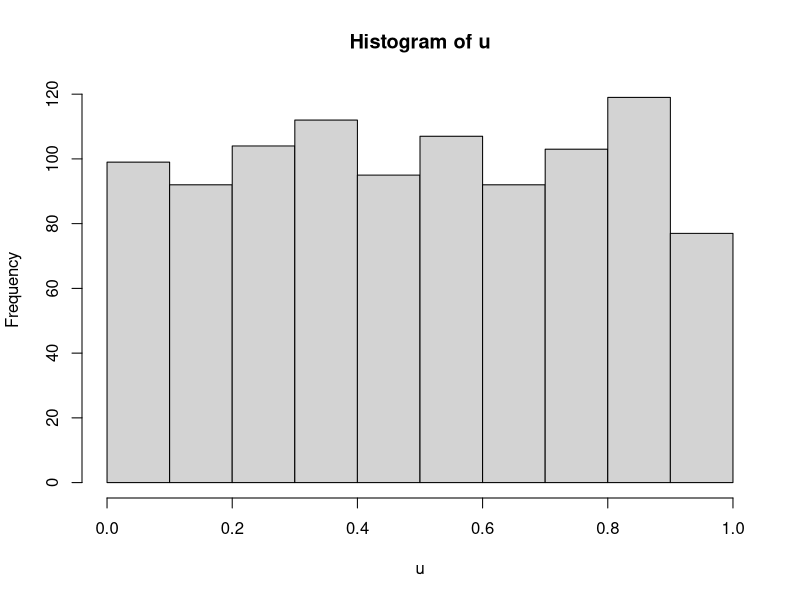
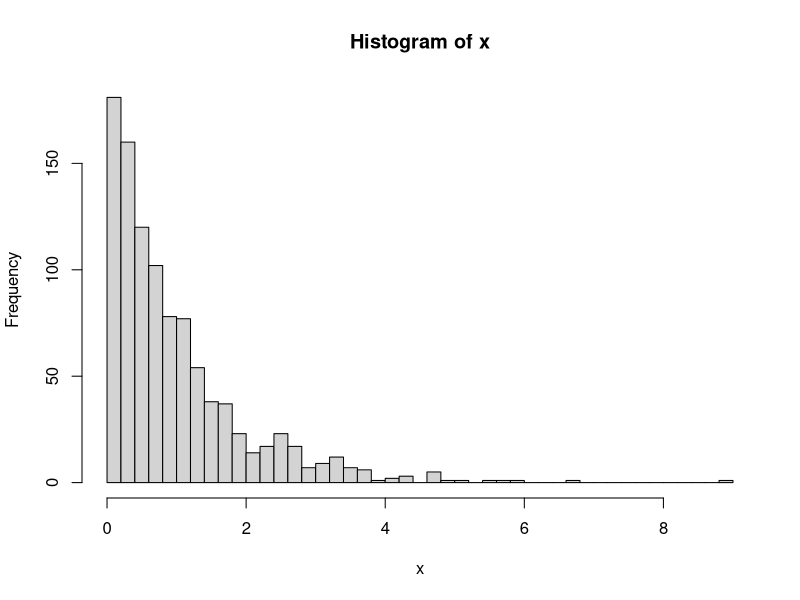
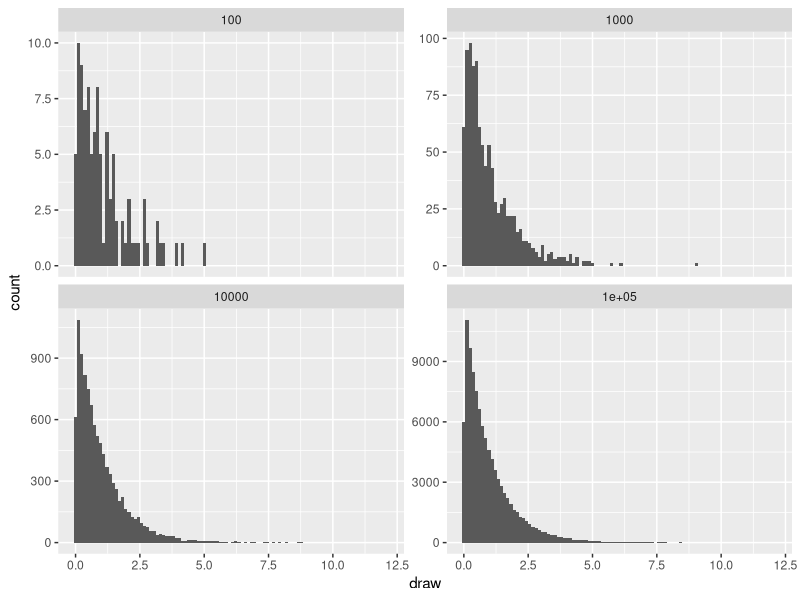
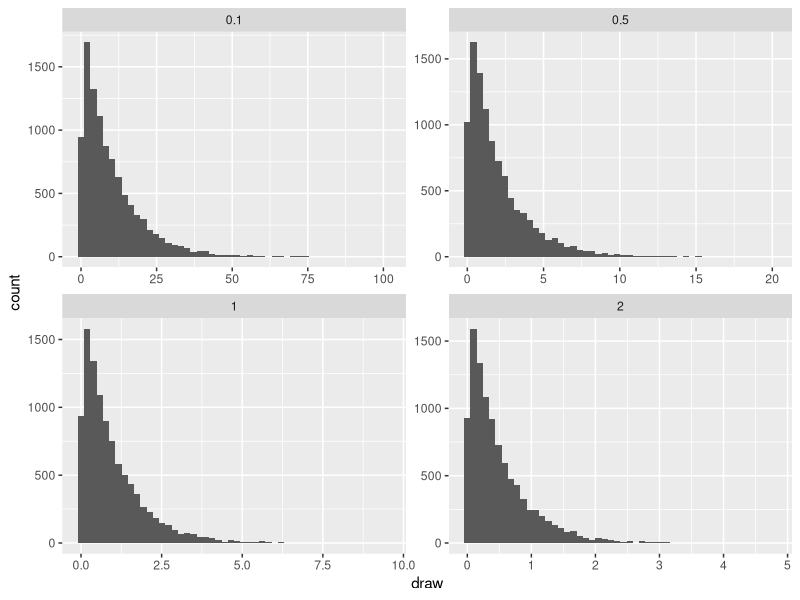
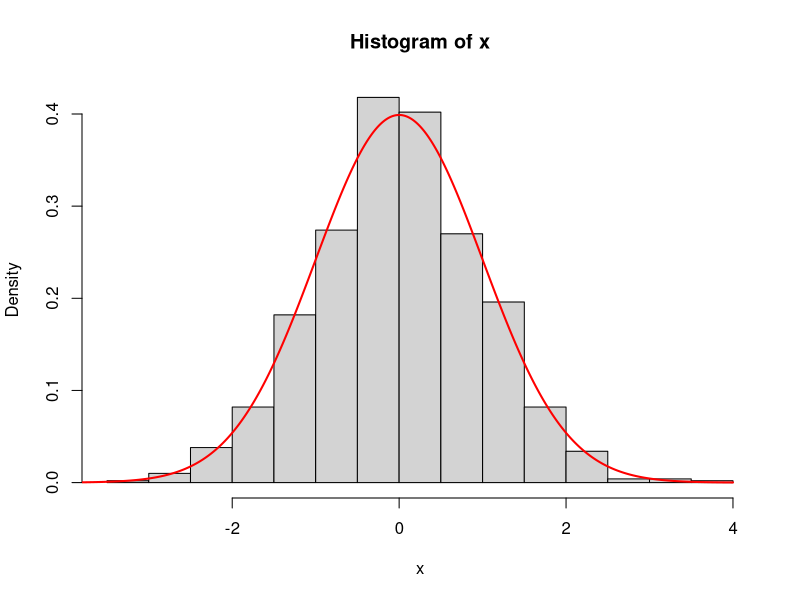
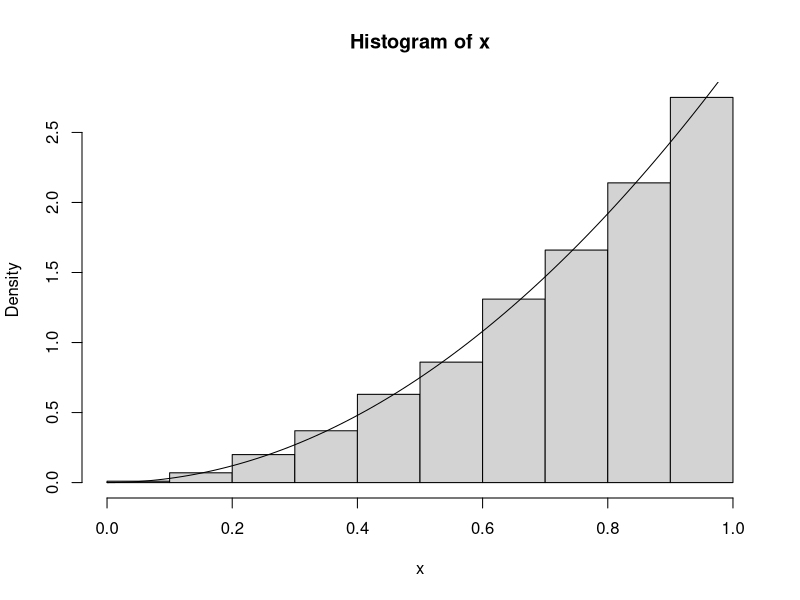
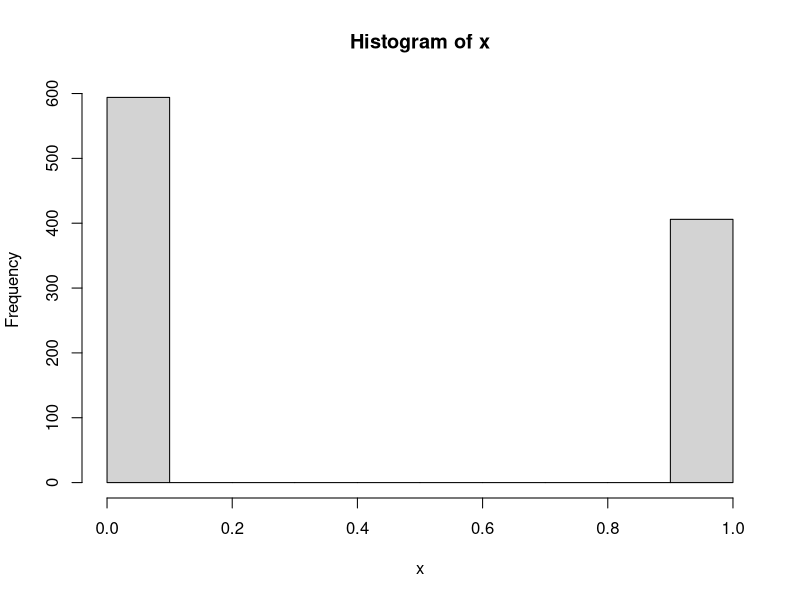
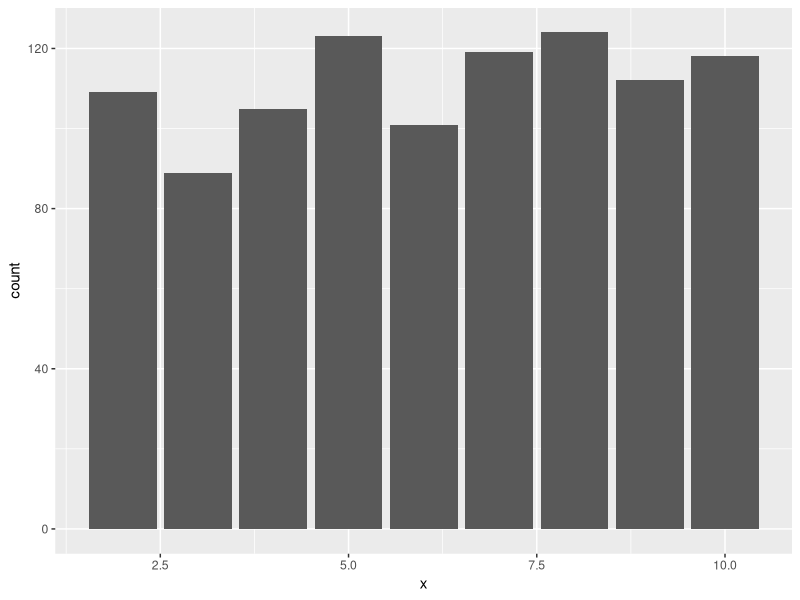

Write the R code that produced these figures, in order.
library(tidyverse)

# This script provides an introduction to methods for generating random values

########################
#### Random Uniform ####
########################

# this is the canonical distribution for random number generation

n <- 1000 # number of draws
u <- runif(n) # generate random uniform

# view histogram of results
hist(u)

# we can change the default min and max values on the uniform distribution
runif(n,min = 1, max = 100)


##########################
#### Inversion Method ####
##########################

## Exponential Distribution ----------------------------------------------------

n <- 1000  # number of draws
u <- runif(n) # generate random uniform
lambda <- 1   # choose a lambda value for the exponential distribution

# function to compute the inverse of CDF distribution
inverse_exp <- function(x){-(1/lambda)*log(x)}

x <- inverse_exp(u)  # Use inversion method to get random exponential values

hist(x,breaks = 50)  # view results

# Now write a function to generate random exponential values so that we can look 
# at different sample sizes and values for lambda
rand_exp <- function(n,lambda=1){
  u <- runif(n,0,1)
  x <- -(1/lambda)*log(u)
  return(x)
}

# look at simulating different sample sizes
tibble(n=c(100,1000,10000,100000)) %>% 
  mutate(draw=map(n,rand_exp)) %>% 
  unnest(draw) %>% 
  ggplot(aes(draw)) +
  geom_histogram(bins=100) +
  facet_wrap(~n,scales = "free_y")

# or for different lambda values
tibble(lambda=c(0.1,0.5,1,2)) %>% 
  mutate(draw=map(lambda,~rand_exp(n=10000,lambda = .))) %>% 
  unnest(draw) %>% 
  ggplot(aes(draw)) +
  geom_histogram(bins = 50) +
  facet_wrap(~lambda,scales = "free")

## Normal Distribution ---------------------------------------------------------

n <- 1000  # number of draws
u <- runif(n) # generate random uniform

# pass uniform values to inverse of normal (using the qnorm function)
x <- qnorm(u)

# plot a histogram of our samples
hist(x, freq = FALSE)
# add a standard normal density curve
densitySamps <- seq(-4, 4, by = 0.01)
lines(densitySamps, dnorm(densitySamps), lwd = 2, col = "red")


## Example distribution --------------------------------------------------------

# This is a hypothetical distribution where the inverse function is x^(1/3)

n <- 1000  # number of draws
u <- runif(n) # generate random uniform
x <- u^(1/3) # use inversion method
hist(x, prob = TRUE) #density histogram of sample
y <- seq(0, 1, .01)
lines(y, 3*y^2)#density curve f(x)


## Bernoulli Distribution ------------------------------------------------------

n <- 1000  # number of draws
u <- runif(n) # generate random uniform

p <- 0.4 # Bernoulli(p = 4)

# F(0) = 1-p so inverse is F^-1(u) = 1 if u > 1-p = 0.6
# convert to results of bernouli trials
x <- as.integer(u > (1-p))

hist(x)


## Discrete Uniform ------------------------------------------------------------

n <- 1000  # number of draws
u <- runif(n) # generate random uniform
a <- 2  # min value
b <- 10  # max value
m <- length(a:b) # number of discrete values in domain

# compute inversion
x <- floor(m*u)+a

# view results
ggplot(data.frame(x),aes(x)) +
  geom_bar()


## Discrete non-uniform --------------------------------------------------------

n <- 1000  # number of draws
u <- runif(n) # generate random uniform
vals <- c("a","b","c","d") # values to draw from
probs <-  c(.4,.3,.2,.1)   # probability values to draw with

# cumulative sums for the lookup table 
cut_points <- c(0,cumsum(probs))

# now use cut function to split up u by the corresponding cut points and then 
# draw the associated vals for labels
x <- cut(x = u, breaks = cut_points,labels = vals)

# plot results
ggplot(data.frame(x),aes(x)) +
  geom_bar()


#########################################
#### Alias / Square Histogram Method ####
#########################################

# In R this can be done relatively easily with the sample function

x <- sample(c("a","b","c","d"), size = n, replace = TRUE, prob = c(.4,.3,.2,.1))

# see here
?sample




############################
#### Rejection Sampling ####
############################

## Simulate from beta(alpha = 2, beta = 2) distribution

# Note this Example - from statistical computing in R (Rizzo) - Example 3.7
# here we want to sample from a beta(2,2) distribution

n <- 1000 # number of values to generate
k <- 0 # counter for number of accepted values
j <- 0 # counter for current iterations
y <- numeric(n)

# Note the beta density, when alpha = 2 and beta = 2, is given by f(x) = 6x(1-x), 
# for this example we will use c = 6 and g(x) = 1 (i.e. the uniform density). 
# Note that the unif(0,1) density is given by g(x) = 1

c <- 6
f <- function(x) 6*x*(1-x)
g <- function(x) 1

# remember we are going to draw random value x from g(x) (i.e., from unif(0,1)),
# and if that value x is such that f(x) / (c*g(x)) > u then we accept the value
# we drew


while (k < n) {
  
  # while we have fewer than n random values accepted, do the following:
  
  j <- j + 1  # increase iteration tracker to see how many total runs
  
  u <- runif(1) # generate random uniform u for comparison
  
  x <- runif(1) #random variable from g that we will consider accepting or rejecting
  
  # accept reject condition to check
  if (f(x)/(c*g(x)) > u) {
    
    # we accept x and add it to the vector y
    y[k] <- x
    
    # increase count
    k <- k + 1
  }
}

# plot results
hist(y)

# count number of rejections: total iterations - total values generated
j-k

#####
## note if we use 3/2 instead of 6 would require fewer rejections
#####

n <- 1000 # number of values to generate
k <- 0 # counter for number of accepted values
j <- 0 # counter for current iterations
y <- numeric(n)

c <- 3/2
f <- function(x) 6*x*(1-x)
g <- function(x) 1

while (k < n) {
  j <- j + 1  # iteration tracker to see how many total runs
  
  u <- runif(1) # generate random uniform for comparison
  
  x <- runif(1) #random variable from g we will consider accepting or rejecting
  
  # accept reject condition to check
  if (f(x)/(c*g(x)) > u) {
    
    # we accept x and add it to the vector y
    y[k] <- x
    # increase count
    k <- k + 1
  }
}

# plot results
hist(y)

# count number of rejections: total iterations - total values generated
j-k

################################
#### Monte-Carlo Simulation ####
################################

## Simulate Pi -----------------------------------------------------------------

# Number of random points to drop
trials <- 1000

# Build a tibble with the randompoints
random_points <- tibble(x=runif(n = trials,-1,1),      # draw random x coordinate
                        y=runif(n = trials,-1,1)) %>%  # draw random y coordiante
  mutate(dist=x^2+y^2) %>%                      # comute the distence from center
  mutate(in_circle=dist<=1)                     # identify points that fall in circle

# note what the trials set contains
random_points

# view where the random points fall
random_points %>% 
  ggplot(aes(x,y,color=in_circle)) +
  geom_point()

# compute estimate for pi
pi_est <- random_points %>% 
  summarise(pct_in=sum(in_circle)/n(),
            pi=pct_in*4)

pi_est$pi

# Notice how accuracy changes for different number of trials

random_points_2 <-tibble(num_trials=c(100,1000,10000,30000)) %>% 
  mutate(points=map(num_trials,~tibble(x=runif(n = .,-1,1),      
                                       y=runif(n = .,-1,1)) %>% 
                      mutate(dist=x^2+y^2) %>%
                      mutate(in_circle=dist<=1)))

random_points_2 %>% 
  unnest() %>% 
  group_by(num_trials) %>% 
  summarise(pi=4*sum(in_circle)/n())

# plot for different number of trials
random_points_2 %>% 
  unnest() %>% 
  ggplot(aes(x,y,color=in_circle)) +
  geom_point() +
  facet_wrap(~num_trials)


## Monte-Carlo Integration -----------------------------------------------------

# Note: feel free to disregard this section if have not covered integration in 
#       a prior course

# suppose we want to integrate e^-x over the interval 0 to 1
# the integral of x can be easily computed as e^(-0) - e^(-1) = 1-e^(-1)

# the exact answer
1-exp(-1)

# the monte-carlo estimate
n <- 10000 # number of trials
x <- runif(n) # random uniform over (0,1)

# the monte-carlo estimate
mean(exp(-x))


# now suppose more generally we want to compute the integral over some interval
# a b, this requires a bit of math because the limits of integration differ. We 
# can do this by using a uniform(a,b) distribution and computing 
# (b-a)*mean(exp(x)) where x are the vector of generated values (Note this is a 
# transformation of the integral)

# the exact answer (as a function)
exact_integral <- function(a,b) exp(-a)-exp(-b)

exact_integral(0,1)
exact_integral(0,3)
exact_integral(0,10)

# a quick plot as a reminder what values we are integrating over
tibble(x=seq(0,10,.1)) %>% 
  mutate(y=exp(-x)) %>% 
  ggplot(aes(x,y)) +
  geom_line()

# now we can write a function that computes the monte-carlo estimate of this integral

monte_carlo_integral <- function(a,b,n){
  # generate random uniform values based on the domain we specify
  x <- runif(n, min = a, max = b)
  # return the monte carlo estimate
  mean(exp(-x)*(b-a))
}

# or without transforming the domain on the random draws
monte_carlo_integral2 <- function(a,b,n){
  # generate random uniform values based on the domain we specify
  x <- runif(n)
  # return the monte carlo estimate
  mean(exp(-(x*(b-a)+a))*(b-a))
}

exact_integral(1,3)
monte_carlo_integral(1,3,100000)
monte_carlo_integral2(1,3,100000)


exact_integral(1,2)
monte_carlo_integral(1,2,100000)
monte_carlo_integral2(1,2,100000)
